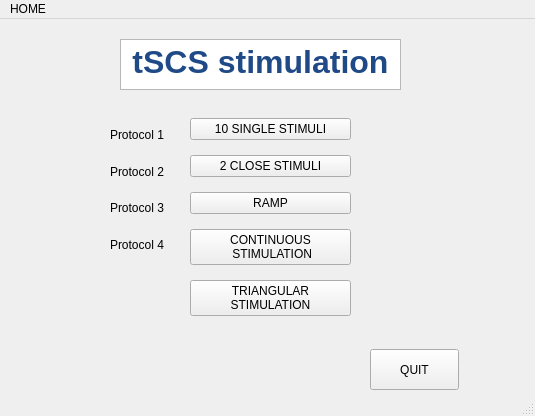
<?xml version="1.0" encoding="UTF-8"?>
<ui version="4.0">
 <class>MainWindow</class>
 <widget class="QMainWindow" name="MainWindow">
  <property name="geometry">
   <rect>
    <x>0</x>
    <y>0</y>
    <width>535</width>
    <height>416</height>
   </rect>
  </property>
  <property name="windowTitle">
   <string>MainWindow</string>
  </property>
  <widget class="QWidget" name="centralwidget">
   <widget class="QTextBrowser" name="textBrowser">
    <property name="geometry">
     <rect>
      <x>120</x>
      <y>20</y>
      <width>281</width>
      <height>51</height>
     </rect>
    </property>
    <property name="html">
     <string>&lt;!DOCTYPE HTML PUBLIC &quot;-//W3C//DTD HTML 4.0//EN&quot; &quot;http://www.w3.org/TR/REC-html40/strict.dtd&quot;&gt;
&lt;html&gt;&lt;head&gt;&lt;meta name=&quot;qrichtext&quot; content=&quot;1&quot; /&gt;&lt;style type=&quot;text/css&quot;&gt;
p, li { white-space: pre-wrap; }
&lt;/style&gt;&lt;/head&gt;&lt;body style=&quot; font-family:'Ubuntu'; font-size:11pt; font-weight:400; font-style:normal;&quot;&gt;
&lt;p align=&quot;center&quot; style=&quot; margin-top:0px; margin-bottom:0px; margin-left:0px; margin-right:0px; -qt-block-indent:0; text-indent:0px;&quot;&gt;&lt;span style=&quot; font-size:24pt; font-weight:600; color:#204a87;&quot;&gt;tSCS stimulation&lt;/span&gt;&lt;/p&gt;&lt;/body&gt;&lt;/html&gt;</string>
    </property>
   </widget>
   <widget class="QPushButton" name="Button_quit">
    <property name="geometry">
     <rect>
      <x>370</x>
      <y>330</y>
      <width>89</width>
      <height>41</height>
     </rect>
    </property>
    <property name="text">
     <string>QUIT</string>
    </property>
   </widget>
   <widget class="QWidget" name="layoutWidget">
    <property name="geometry">
     <rect>
      <x>110</x>
      <y>100</y>
      <width>73</width>
      <height>141</height>
     </rect>
    </property>
    <layout class="QVBoxLayout" name="verticalLayout">
     <item>
      <widget class="QLabel" name="label_P1">
       <property name="text">
        <string>Protocol 1</string>
       </property>
      </widget>
     </item>
     <item>
      <widget class="QLabel" name="label_P2">
       <property name="text">
        <string>Protocol 2</string>
       </property>
      </widget>
     </item>
     <item>
      <widget class="QLabel" name="label_P3">
       <property name="text">
        <string>Protocol 3</string>
       </property>
      </widget>
     </item>
     <item>
      <widget class="QLabel" name="label_P4">
       <property name="text">
        <string>Protocol 4</string>
       </property>
      </widget>
     </item>
    </layout>
   </widget>
   <widget class="QWidget" name="layoutWidget">
    <property name="geometry">
     <rect>
      <x>190</x>
      <y>90</y>
      <width>161</width>
      <height>221</height>
     </rect>
    </property>
    <layout class="QVBoxLayout" name="verticalLayout_2">
     <item>
      <widget class="QPushButton" name="Button_10Pulses">
       <property name="text">
        <string>10 SINGLE STIMULI</string>
       </property>
      </widget>
     </item>
     <item>
      <widget class="QPushButton" name="Button_2CloseStim">
       <property name="text">
        <string>2 CLOSE STIMULI</string>
       </property>
      </widget>
     </item>
     <item>
      <widget class="QPushButton" name="Button_Ramp">
       <property name="text">
        <string>RAMP</string>
       </property>
      </widget>
     </item>
     <item>
      <widget class="QPushButton" name="Button_ContinuousStim">
       <property name="text">
        <string>CONTINUOUS 
 STIMULATION</string>
       </property>
      </widget>
     </item>
     <item>
      <widget class="QPushButton" name="Button_triangularStim">
       <property name="text">
        <string>TRIANGULAR
STIMULATION</string>
       </property>
      </widget>
     </item>
    </layout>
   </widget>
  </widget>
  <widget class="QMenuBar" name="menubar">
   <property name="geometry">
    <rect>
     <x>0</x>
     <y>0</y>
     <width>535</width>
     <height>22</height>
    </rect>
   </property>
   <widget class="QMenu" name="menuHOME">
    <property name="title">
     <string>HOME</string>
    </property>
   </widget>
   <addaction name="menuHOME"/>
  </widget>
  <widget class="QStatusBar" name="statusbar"/>
 </widget>
 <resources/>
 <connections/>
</ui>
